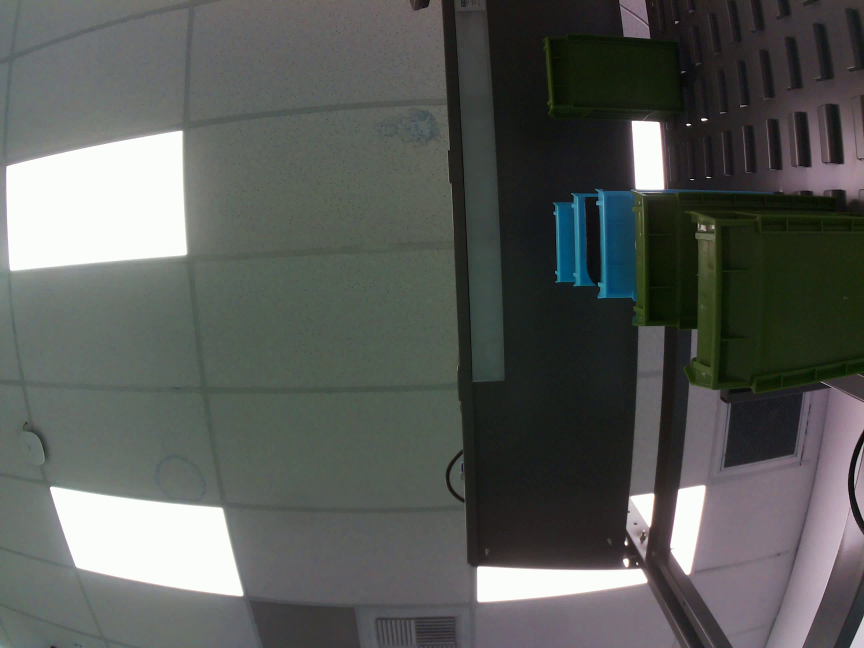
#> input picture frame 1 of recordings/1744069198_motion_video.avi, 2592 x 1944 px, given in place of the camera (shown at 1/3 size)
$ python 'camera demo.py'
#> lines starting #> are read from the running program, lines starting #| are printed output that depends on the picture; after the words box and inside, x2 and y2 are one past the last pixel; in counts of white or black regions, pixels touching at a corner belong together
import imutils  #Utility functions for OpenCV
import cv2  #OpenCV for image processing
import time  #To handle timestamps for saved videos
import os  #To manage directories

"""
SUMMARY:
This script captures video from a webcam (or other source), detects motion by comparing the difference
between frames, and records a video when motion is detected AND a recording flag is set to True.
Some doc strings generated with CHATGPT
Reference Code: https://github.com/biplob004/Motion-detection-cv2
"""

#Constants for motion detection sensitivity and persistence
FRAME_UPDATE_INTERVAL = 10  #Number of frames before updating the reference frame
MINIMUM_MOTION_AREA = 4000  #Minimum contour area to be considered motion
MOTION_PERSISTENCE_DURATION = 100  #Number of frames to persist motion before stopping recording / resetting to no motion detected state

#Ensure recordings directory exists
os.makedirs('./recordings', exist_ok=True)

def initialize_video_capture(source=0):
    """Initializes video capture from the given source."""
#> in motion_detection_loop, frame is the input picture: shape (1944, 2592, 3); mean B, G, R 88.8, 92, 89
    return cv2.VideoCapture(source)

def process_frame(frame):
    """Processes a raw video frame for motion detection and display/recording.

    This function takes a color video frame, flips it horizontally, resizes it, and
    prepares two versions: a grayscale blurred version for motion detection and a
    color resized version for display and recording.

    Args:
        frame (numpy.ndarray): The raw input frame in BGR color format (3 channels),
            typically from a video capture source like a webcam or drone camera.

    Returns:
        tuple: A pair of processed frames:
            - blurred (numpy.ndarray): A grayscale, blurred frame (1 channel) for
                motion detection, processed with Gaussian blur to reduce noise.
            - frame_resized (numpy.ndarray): A resized, flipped color frame (3 channels,
                BGR) for display and recording, with annotations added later.

    Steps:
        1. Flips the frame horizontally (left-to-right) to correct orientation.
        2. Resizes the frame to a standard width of 750 pixels.
        3. Converts the resized frame to grayscale for motion detection.
        4. Applies Gaussian blur to the grayscale frame to smooth out noise.
    """
    frame = cv2.flip(frame, 1)
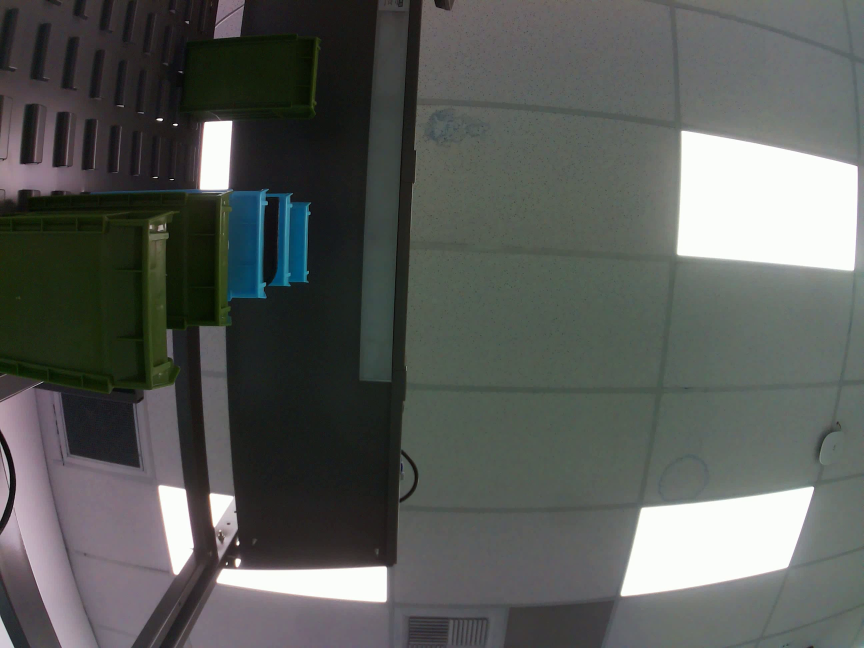
#> frame: shape (1944, 2592, 3) (shown at 1/3 size); mean of channels 0, 1, 2 88.8, 92, 89; drawn as B, G, R
    frame_resized = imutils.resize(frame, width=750)  #Resize the frame to standard width
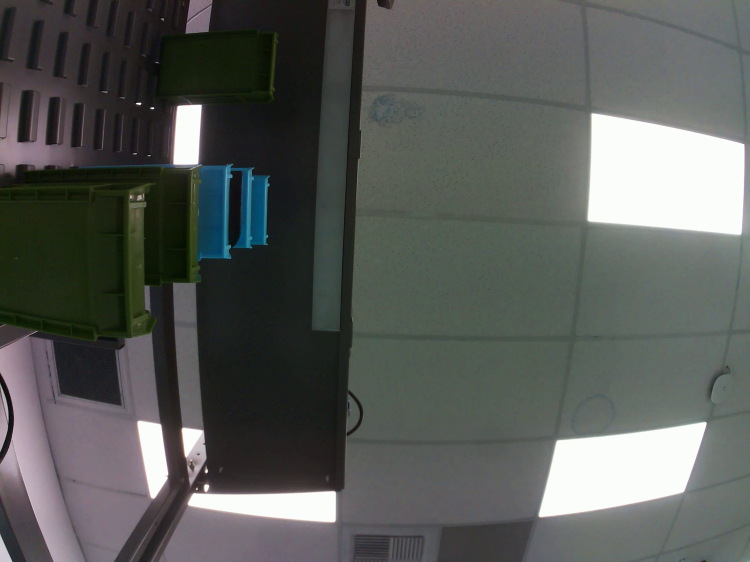
#> frame_resized: shape (562, 750, 3); mean of channels 0, 1, 2 88.8, 92, 89; drawn as B, G, R
    grayscale = cv2.cvtColor(frame_resized, cv2.COLOR_BGR2GRAY)  #Convert to grayscale
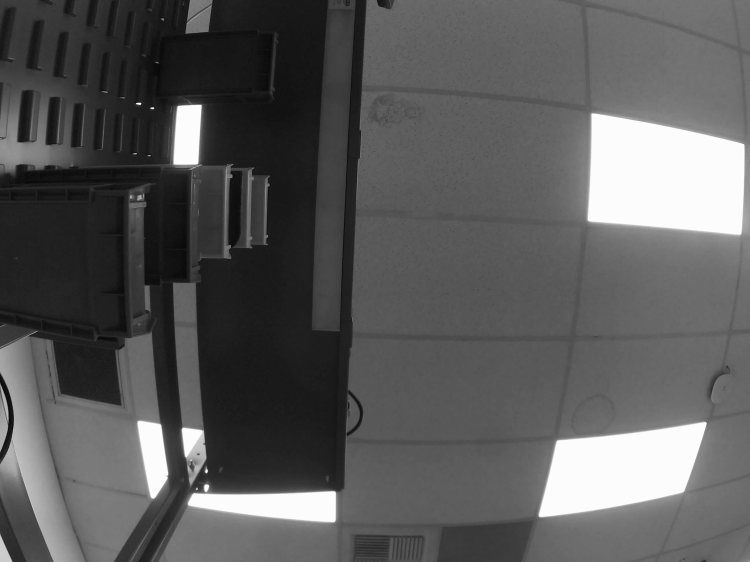
#> grayscale: shape (562, 750); min 7, max 255, mean 90.6
    blurred = cv2.GaussianBlur(grayscale, (21, 21), 0)  #Apply Gaussian blur to reduce noise
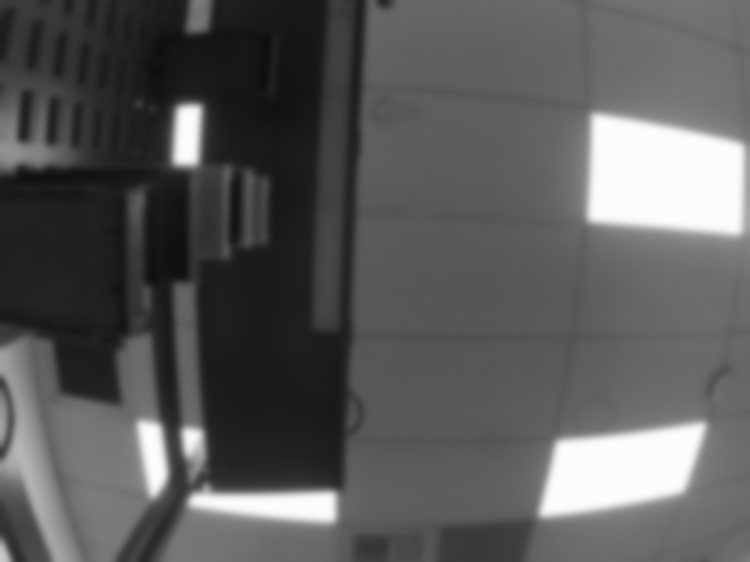
#> blurred: shape (562, 750); min 14, max 252, mean 90.6
    return blurred, frame_resized  #Return processed frames

def detect_motion(reference_frame, current_frame):
    """Detects motion by analyzing differences between a reference frame and the current frame.

    This function computes the absolute difference between two grayscale frames, applies a binary
    threshold to highlight significant changes, dilates the result to enhance motion regions, and
    identifies contours that represent potential motion.

    Args:
        reference_frame (numpy.ndarray): The grayscale reference frame (1 channel) used as a baseline
            for motion detection. Typically the first frame or periodically updated.
        current_frame (numpy.ndarray): The grayscale current frame (1 channel) to compare against
            the reference frame.

    Returns:
        list: A list of contours (numpy.ndarray) representing regions of detected motion. Each contour
            is an array of points outlining a moving object.

    Steps:
        1. Compute the absolute difference between the reference and current frames.
        2. Apply a binary threshold to isolate significant changes (intensity > 25).
        3. Dilate the thresholded image to fill gaps and enhance motion regions.
        4. Find external contours in the dilated image to identify motion areas.
    """
    frame_difference = cv2.absdiff(reference_frame, current_frame)  #Find differences between frames
#> frame_difference: shape (562, 750); every value is 0
    threshold_frame = cv2.threshold(frame_difference, 25, 255, cv2.THRESH_BINARY)[1]  #Apply binary threshold
    threshold_frame = cv2.dilate(threshold_frame, None, iterations=2)  #Dilate to fill small holes
    contours, _ = cv2.findContours(threshold_frame.copy(), cv2.RETR_EXTERNAL, cv2.CHAIN_APPROX_SIMPLE)  #Find contours
#> contours = []
    return contours  #Return detected contours (potential motion regions)

def motion_detection_loop():
    """Runs the main loop to capture video, detect motion, record video when conditions are met, and handle user input.

    This function initializes a video capture device, processes frames to detect motion, displays the video feed with
    annotations, and records video to a file when motion is detected and the recording flag is True. It also allows
    toggling recording with 'r' and exiting with 'q'. Resources are cleaned up upon exit.

    Args:
        None

    Returns:
        None

    Steps:
        1. Initialize video capture and set up variables for motion tracking and recording.
        2. Enter a loop to continuously capture and process frames.
        3. Detect motion by comparing the current frame to a reference frame.
        4. Annotate the processed frame with bounding boxes and status text if motion is detected.
        5. Record video if motion persists and recording is enabled.
        6. Stop recording and release resources when motion ceases or the user exits.
        7. Handle keypresses to toggle recording ('r') or exit ('q').
        8. Clean up video capture and writer objects upon loop exit.
    """
    video_capture = initialize_video_capture()
    reference_frame = None  #Store the initial reference frame for motion detection
    motion_persistence_counter = 0  #Keeps track of how long motion is detected
    frame_update_counter = 0  #Counter to update the reference frame periodically
    font_style = cv2.FONT_HERSHEY_SIMPLEX  #Font style for overlay text
    video_writer = None  #Placeholder for video writer
    video_codec = cv2.VideoWriter_fourcc(*'XVID')  #Video codec for recording output

    recording = False  #Flag to control video recording
    announced_detected_motion = False #Flag that tells if motion has been announced to user

    try:
        while True:
            motion_detected = False  #Flag to indicate motion presence
            ret, frame = video_capture.read()  #Capture the current frame
            if not ret:
                print("CAPTURE ERROR: Could not read frame")
                continue

            current_frame, processed_frame = process_frame(frame)  #Process the frame

            if reference_frame is None:
                reference_frame = current_frame  #Set the first reference frame

            frame_update_counter += 1
            if frame_update_counter > FRAME_UPDATE_INTERVAL:
                frame_update_counter = 0
                reference_frame = current_frame  #Update reference frame

            motion_contours = detect_motion(reference_frame, current_frame)  #Detect motion in the frame
#> motion_contours = []
            for contour in motion_contours:
                if cv2.contourArea(contour) > MINIMUM_MOTION_AREA:  #Only consider large enough motion
                    motion_detected = True
                    (x, y, width, height) = cv2.boundingRect(contour)  #Get bounding box
                    cv2.rectangle(processed_frame, (x, y), (x + width, y + height), (0, 255, 0), 2)  #Draw rectangle
#> this loop made 0 passes

            if motion_detected and not announced_detected_motion:
                announced_detected_motion = True
                print("New Motion Detected")

            if motion_detected:
                motion_persistence_counter = MOTION_PERSISTENCE_DURATION  #Reset persistence timer when motion detected


            #Add recording status to text
            if motion_persistence_counter > 0:
                motion_status_text = f"Motion Detected ({motion_persistence_counter}) - Recording: {recording}"
            else:
                motion_status_text = f"No Motion Detected - Recording: {recording}"

            motion_persistence_counter = max(0, motion_persistence_counter - 1)  #Decrease counter until zero
            cv2.putText(processed_frame, motion_status_text, (10, 35), font_style, 0.75, (255, 255, 255), 2, cv2.LINE_AA)  #Overlay text
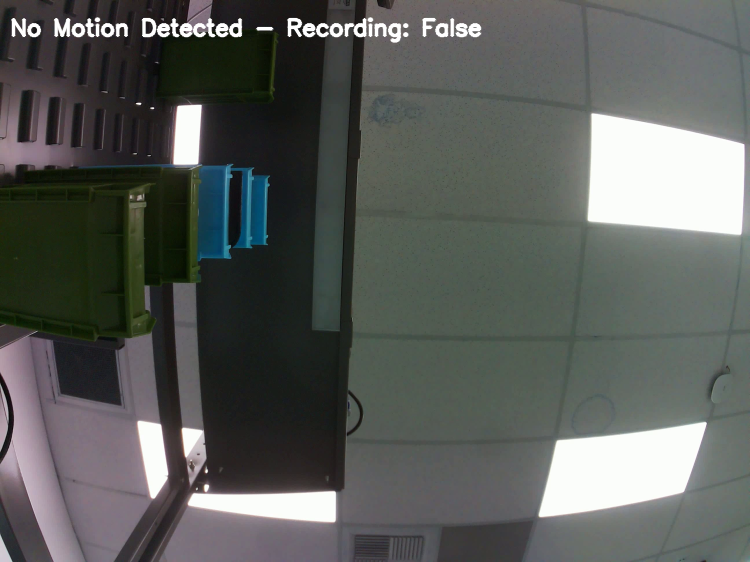
#> processed_frame: shape (562, 750, 3); 1.27% of pixels changed, all inside (x1, y1, x2, y2) = (10, 17, 482, 43); drawn as B, G, R
            cv2.imshow("Motion Detection", processed_frame)  #Show the processed frame

            #Only initialize video writer if recording flag is True
            if motion_persistence_counter > 0 and not video_writer and recording:
                frame_height, frame_width, _ = frame.shape  #Get frame dimensions
                video_writer = cv2.VideoWriter(f'./recordings/{int(time.time())}_motion_video.avi', video_codec, 25.0, (frame_width, frame_height))  #Initialize video writer

            #Only write to video if recording flag is True
            if motion_persistence_counter > 0 and video_writer and recording:
                video_writer.write(frame)  #Save frame to video file

            if motion_persistence_counter == 0 and video_writer:
                video_writer.release()  #Stop recording
                video_writer = None

            if motion_persistence_counter == 0: #Resets announced_detected_motion to False so new movement will be noticed
                announced_detected_motion = False

            #Toggle recording flag with 'r'
            key = cv2.waitKey(1) & 0xFF
#> (key q is pressed here)
            if key == ord('q'):  #Exit when 'q' is pressed
                if video_writer:
                    video_writer.release()  #Ensure video writer is properly closed
                break  #Exit loop
            elif key == ord('r'):  #Toggle recording with 'r'
                recording = not recording
                print(f"Recording set to: {recording}")

    finally:  #Ensures cleanup happens
        print("Releasing video capture...")
        video_capture.release()
        if video_writer:
            print("Releasing video writer...")
            video_writer.release()
        print("Closing all windows...")
        cv2.destroyAllWindows()
        print("Cleanup complete.")

if __name__ == "__main__":
    #Run the motion detection loop
    motion_detection_loop()

$ run again, starting later in the video
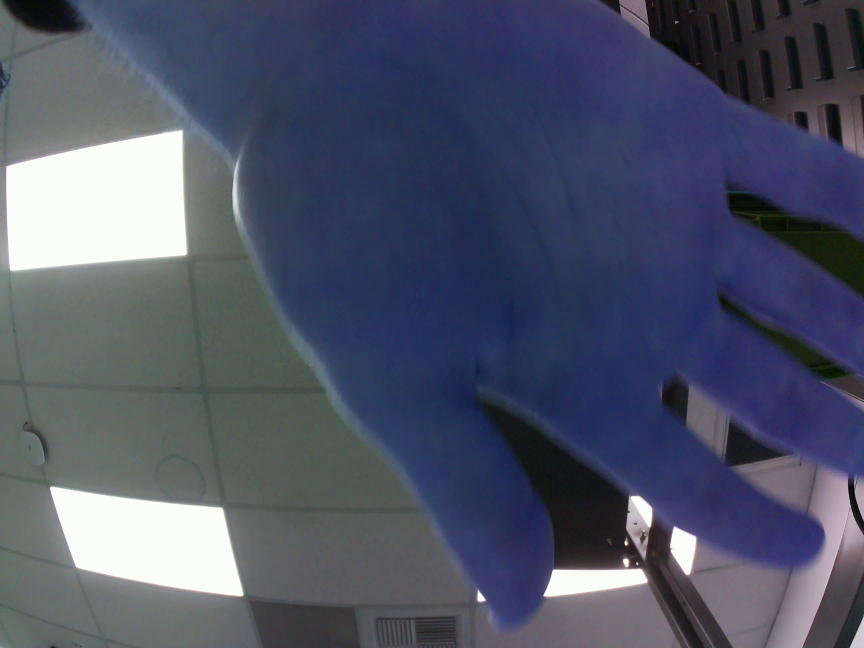
#> input picture frame 6 of recordings/1744069198_motion_video.avi, 2592 x 1944 px, given in place of the camera (shown at 1/3 size)
#> in motion_detection_loop, frame is the input picture: shape (1944, 2592, 3); mean B, G, R 103.3, 83.8, 78.4
#> in process_frame, `blurred = cv2.GaussianBlur(grayscale, (21, 21), 0)`:
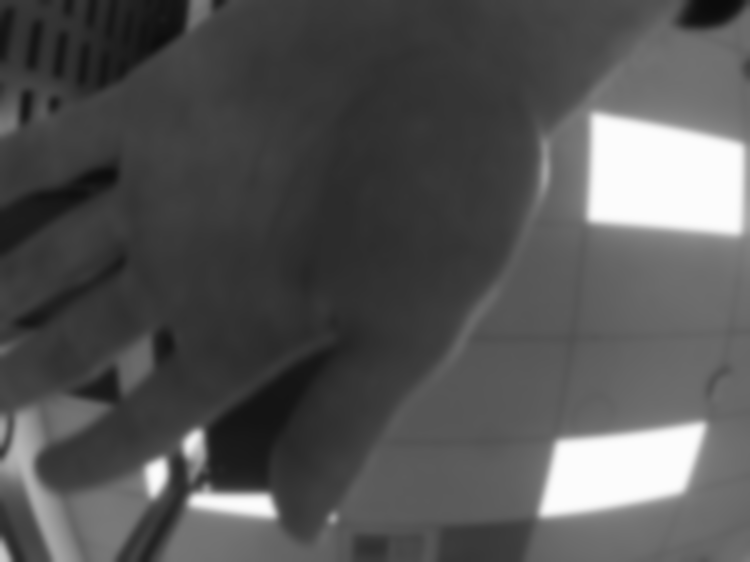
#> blurred: shape (562, 750); min 11, max 252, mean 84.4
#> frame_difference: shape (562, 750); every value is 0
#> contours = []
#> in motion_detection_loop, `cv2.putText(processed_frame, motion_status_text, (10, 35), font_style,..`:
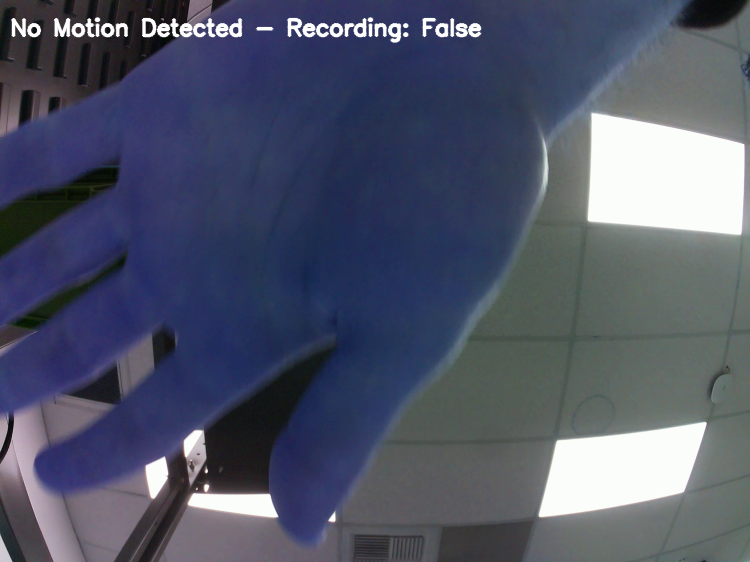
#> processed_frame: shape (562, 750, 3); mean of channels 0, 1, 2 104.9, 85.6, 80.3; drawn as B, G, R

$ run again, starting later in the video
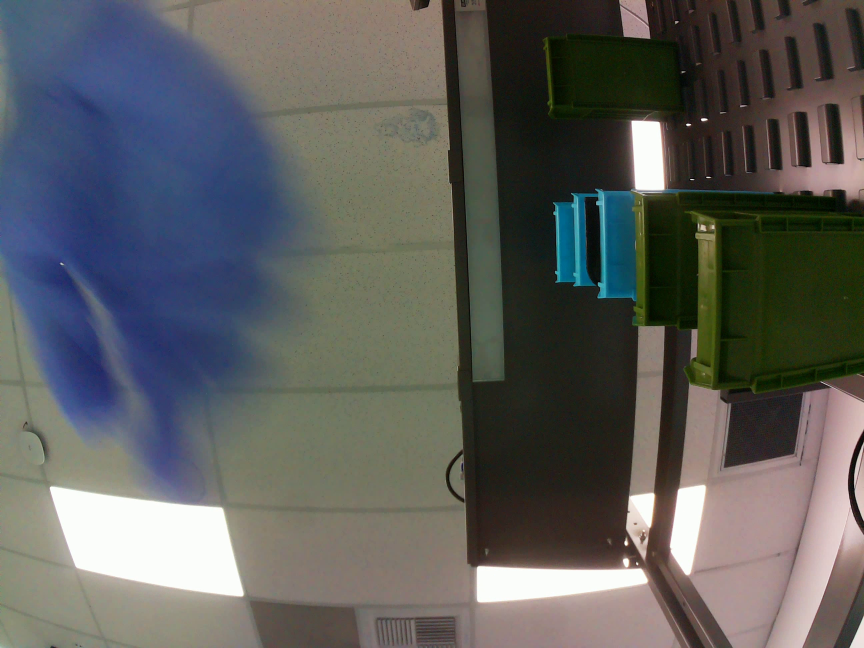
#> input picture frame 11 of recordings/1744069198_motion_video.avi, 2592 x 1944 px, given in place of the camera (shown at 1/3 size)
#> in motion_detection_loop, frame is the input picture: shape (1944, 2592, 3); mean B, G, R 92.4, 94.1, 93.3
#> in process_frame, `blurred = cv2.GaussianBlur(grayscale, (21, 21), 0)`:
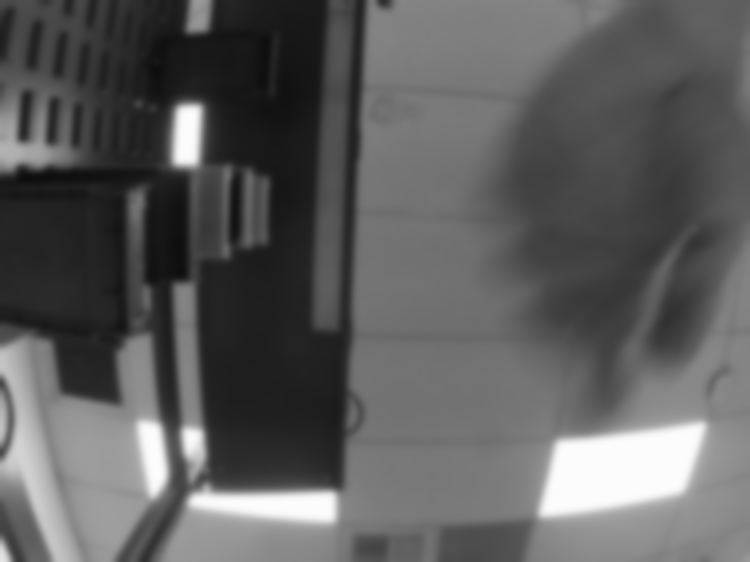
#> blurred: shape (562, 750); min 12, max 252, mean 93.7
#> frame_difference: shape (562, 750); every value is 0
#> contours = []
#> in motion_detection_loop, `cv2.putText(processed_frame, motion_status_text, (10, 35), font_style,..`:
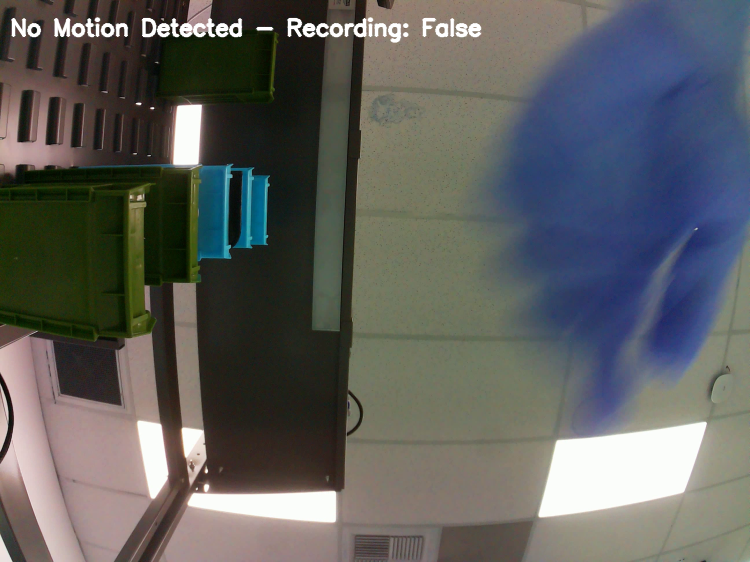
#> processed_frame: shape (562, 750, 3); mean of channels 0, 1, 2 94.1, 95.8, 94.9; drawn as B, G, R
